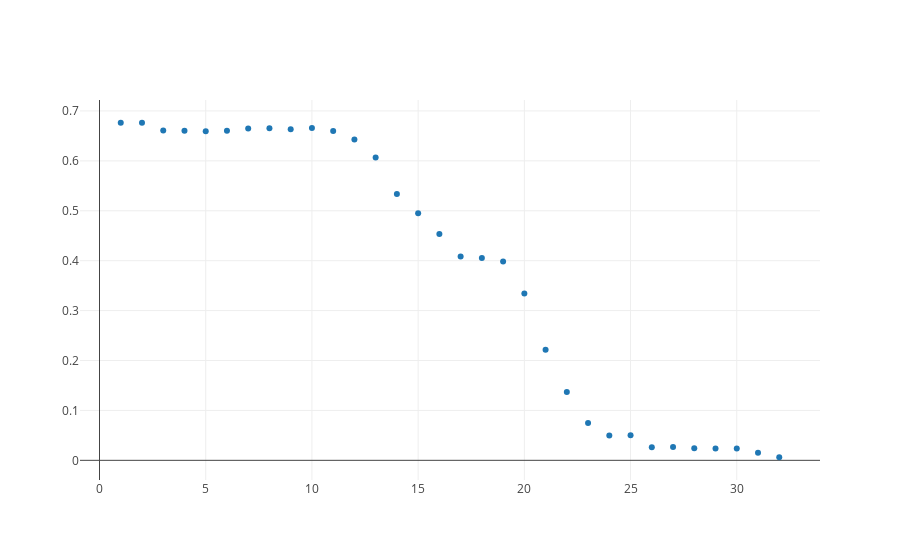

Write notebook code for a chart like this one.
### Code cell
from graph import trace_values, plot
score_trace = trace_values(x_value_range, grid_scores)
plot([score_trace])

### Figure 1 — Plotly figure (JSON) as saved in the notebook; plotly's stock layout.template omitted (floating-point values rounded to 4 significant figures)
{"data": [{"mode": "markers", "name": "data", "text": [], "type": "scatter", "uid": "0a48aa01-d01e-4911-b519-fda648ba56f0", "x": [32, 31, 30, 29, 28, 27, 26, 25, 24, 23, 22, 21, 20, 19, 18, 17, 16, 15, 14, 13, 12, 11, 10, 9, 8, 7, 6, 5, 4, 3, 2, 1, 0], "y": [0.006171, 0.01539, 0.02377, 0.02356, 0.02409, 0.02652, 0.02627, 0.05015, 0.05, 0.07504, 0.1368, 0.2213, 0.3344, 0.3981, 0.4056, 0.4085, 0.4535, 0.4949, 0.5338, 0.6069, 0.643, 0.6599, 0.6657, 0.6634, 0.6652, 0.6647, 0.6602, 0.6593, 0.6603, 0.6607, 0.6764, 0.6764]}], "layout": {}}
